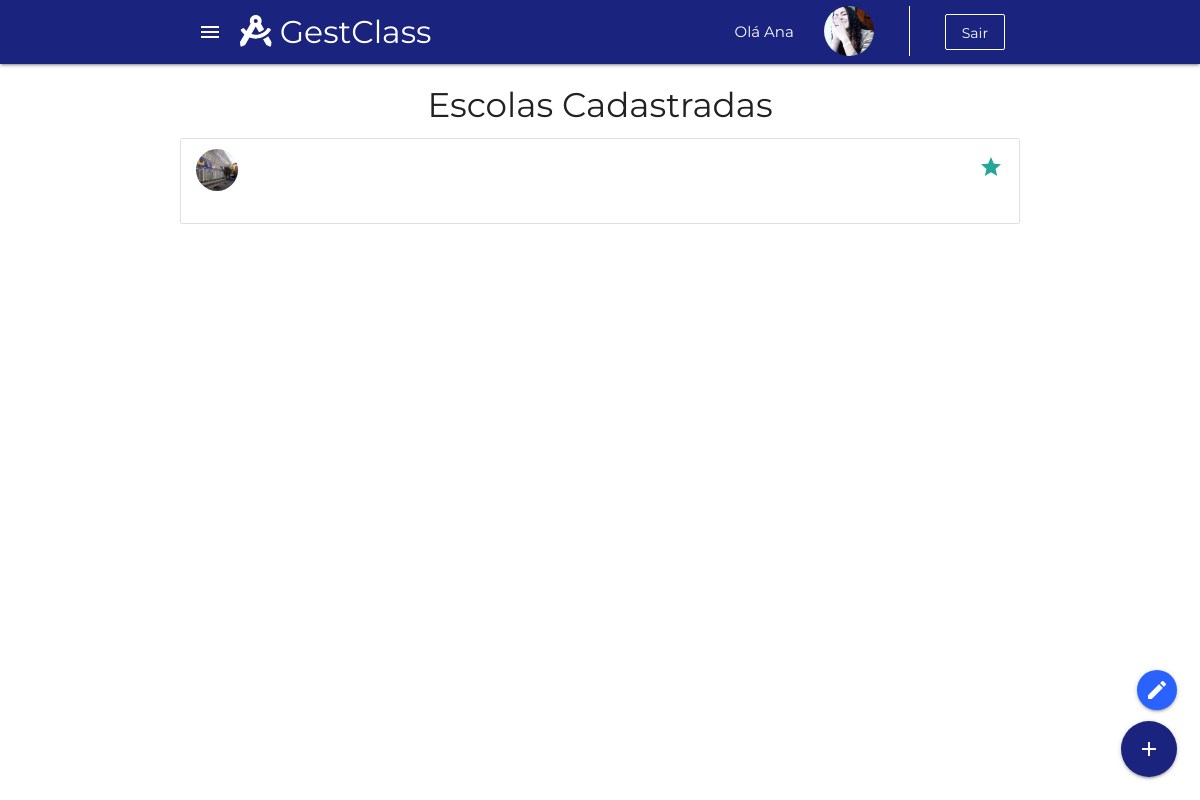
Before: /cadastroEscola.php with the older database file.
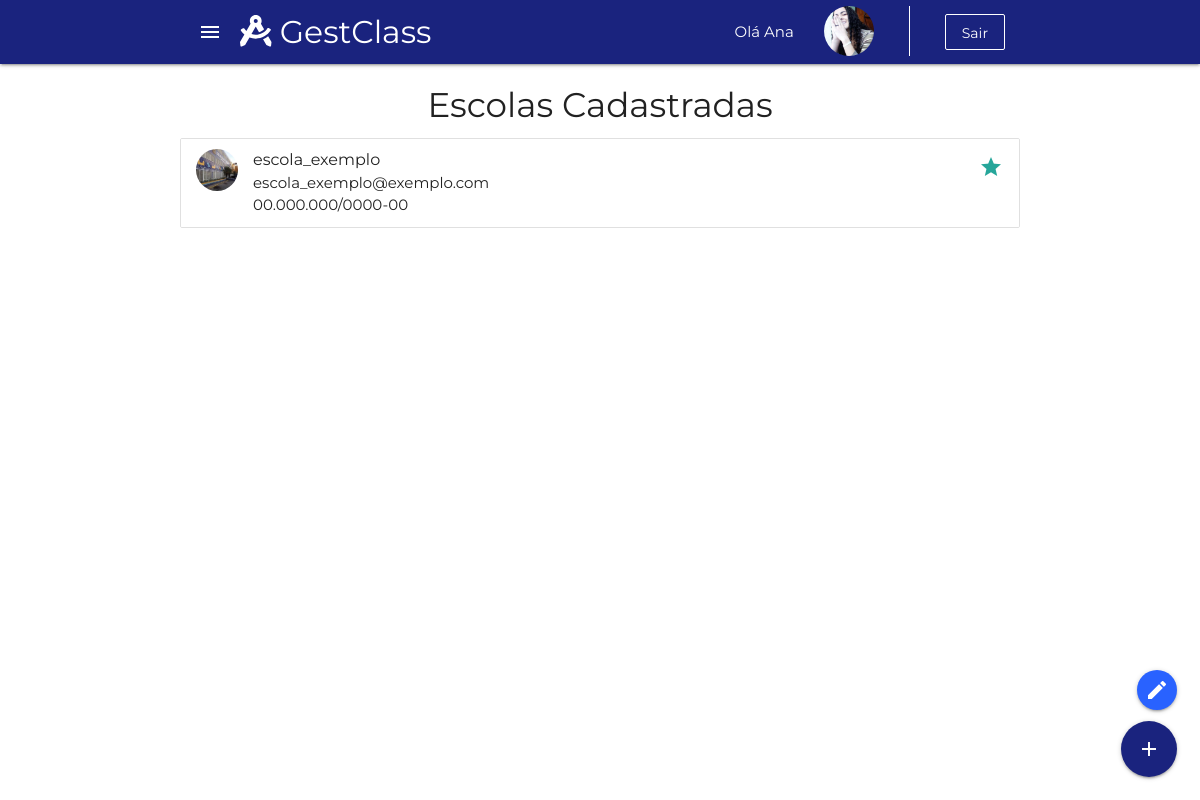
After: the same page with the newer database file.
### tables this page shows
CREATE TABLE escola (
	ID_escola INTEGER NOT NULL PRIMARY KEY AUTO_INCREMENT UNIQUE,
    nome_escola VARCHAR(70) NOT NULL,
	cep VARCHAR (10) NOT NULL,
    numero INTEGER NOT NULL,
    complemento VARCHAR (40),
    CNPJ VARCHAR(18) NOT NULL UNIQUE,
    telefone VARCHAR(13) NOT NULL,
    email VARCHAR(65) NOT NULL UNIQUE,
    quantidade_alunos INTEGER,
	data_pagamento_escola DATE NOT NULL,
    turma_bercario BOOLEAN, 
    turma_pre_escola BOOLEAN,
    turma_fundamental_I BOOLEAN,
    turma_fundamental_II BOOLEAN,
    turma_medio BOOLEAN 
);

### cadastroEscola.php (the view, shortened to what this page needs)
<!DOCTYPE html>
<html lang="pt">
<head>
    <link rel="stylesheet" type="text/css" href="node_modules/materialize-css/dist/css/materialize.min.css" />
    <link rel="stylesheet" type="text/css" href="css/default.css" />
    <link rel="stylesheet" type="text/css" href="css/homeAdmGest.css" />
</head>
<body>
    <?php require_once 'reqMenuAdm.php' ?>
    <section class="floating-buttons">
        <div class="fixed-action-btn floating-right">
            <a class="btn-floating btn blue accent-4 modal-trigger" href="#CadastarEscolas">
                <i class="large material-icons">create</i>
            </a>
        </div>
    </section>
    <h4 class="center-align">Escolas Cadastradas</h4>
    <?php
        include_once 'php/conexao.php';
        $query = $conn->prepare("select nome_escola,cnpj,email from escola");
        $query->execute();
        $dados = $query->fetch(PDO::FETCH_ASSOC);
    ?>
    <section class="escolas">
        <div class="col s12">
            <div class="container">
                <ul class="collection">
                    <li class="collection-item avatar">
                        <img src="assets/img/atheneu.jpeg" alt="" class="circle">
                        <span class="title"><?php echo $dados["nome_escola"] ?></span>
                        <p><?php echo $dados["email"] ?> <br>
                            <?php echo $dados["cnpj"] ?>
                        </p>
                        <a href="#!" class="secondary-content"><i class="material-icons">grade</i></a>
                    </li>
                </ul>
            </div>
        </div>
    </section>
    <section class="floating-buttons">
        <div class="fixed-action-btn">
            <a class="btn-floating btn-large indigo darken-4">
                <i class="large material-icons">add</i>
            </a>
        </div>
    </section>
</body>
</html>

### reqMenuAdm.php (shortened to what this page needs)
<!DOCTYPE html>
<html lang="pt">
<head>
    <link rel="stylesheet" type="text/css" href="node_modules/materialize-css/dist/css/materialize.min.css" />
    <link rel="stylesheet" type="text/css" href="css/default.css" />
    <link rel="stylesheet" type="text/css" href="css/menu.css" />
</head>
<body>
    <header>
        <div class="navbar-fixed">
            <nav class="indigo darken-4">
                <div class="container">
                    <div class="nav-wrapper">
                        <a href="#" data-target="slide-out" class="sidenav-trigger show-on-large"><i
                                class="material-icons">menu</i></a>
                        <a href="homeAdmGest.php" class="brand-logo"><i class="fas fa-drafting-compass"></i>
                            GestClass</a>
                        <ul class="right">
                            <li>
                                <a class="transparent" disable>Olá Ana</a>
                            </li>
                            <li>
                                <a href="perfil.php" class="transparent">
                                    <img class="circle icon-user" width="50px" height="50px" src="assets/img/pp.jpg">
                                </a>
                            </li>
                            <li>
                            </li>
                            <li>
                                <a href="index.php" data-izimodal-open="#modalLogin" class="btn-flat btnLight">Sair</a>
                            </li>
                        </ul>
                    </div>
                </div>
            </nav>
        </div>
    </header>
</body>
</html>

### css/default.css (style rules this page uses)
body { margin: 0; padding: 0; font-family: 'Montserrat', sans-serif !important; }
.btn-flat { transition: 0.2s; }
.btnLight { text-transform: inherit; border: 0.5px solid #fff; color: #fff; }

### css/homeAdmGest.css (style rules this page uses)
.fixed-action-btn.floating-right { bottom: 90px; }

### css/menu.css (style rules this page uses)
.icon-user { padding: 0; margin: 0; margin-top: 6px; }

Changed rows visible on the page:
added escola: nome_escola "escola_exemplo", email "escola_exemplo@exemplo.com", CNPJ "00.000.000/0000-00"
